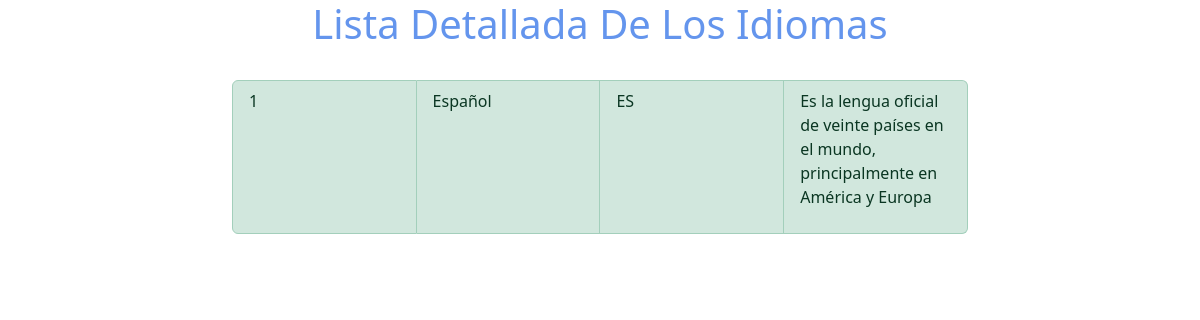
The page /DatalleIdiomas/1 on the database its author committed.
### Aplicaciones/Idioma/models.py (models this page shows, shortened)
class Idioma (models.Model):
    Nombre = models.CharField('Idioma', max_length=60)
    Codigo = models.CharField('Codigo de Idioma', max_length=2)
    Descripcion = models.CharField('Descripcion del Idioma', max_length=255)
    Pais = models.ManyToManyField(Pais)
    class Meta:
        verbose_name = 'Idioma'
        verbose_name_plural = 'Idiomas'
        ordering = ['Nombre']

### Aplicaciones/Idioma/views.py (the view)
# urls.py: path('DatalleIdiomas/<pk>' , views.Detail_Idioma.as_view()),
class Detail_Idioma(DetailView):
    template_name = 'Idioma/Detail_Idioma.html'
    model= Idioma
    context_object_name = 'Idiomas'

### templates/Idioma/Detail_Idioma.html (shortened to what this page needs)
<!DOCTYPE html>
<html lang="es">
<head>
    <link href="https://cdn.jsdelivr.net/npm/bootstrap@5.3.2/dist/css/bootstrap.min.css" rel="stylesheet"
>
</head>
<body>
    <div class="container">
        <div class="row d-flex justify-content-center mb-4 ">
            <div class="col-9">
                <h1 class="text-center titulo">
                </h1>
            </div>
        </div>
        <div class="row d-flex justify-content-center">
            <div class="col-8">
                <ul class="list-group list-group-horizontal">
                    <li class="list-group-item list-group-item-action list-group-item-success ">
                        <p>{{Idiomas.id}}</p>
                    </li>
                    <li class="list-group-item list-group-item-action list-group-item-success ">
                        <p>{{Idiomas.Nombre}}</p>
                    </li>
                    <li class="list-group-item list-group-item-action list-group-item-success ">
                        <p>{{Idiomas.Codigo}}</p>
                    </li>
                    <li class="list-group-item list-group-item-action list-group-item-success ">
                        <p>{{Idiomas.Descripcion}}</p>
                    </li>
                </ul>
            </div>
        </div>
    </div>
</body>
</html>

### templates/Idioma/Detail_Idioma.html (style rules this page uses)
.titulo { color: cornflowerblue; }

### rows shown on the page
Idioma: id "1", Nombre "Español", Codigo "ES", Descripcion "Es la lengua oficial de veinte países en el mundo, principalmente en América y Europa"
